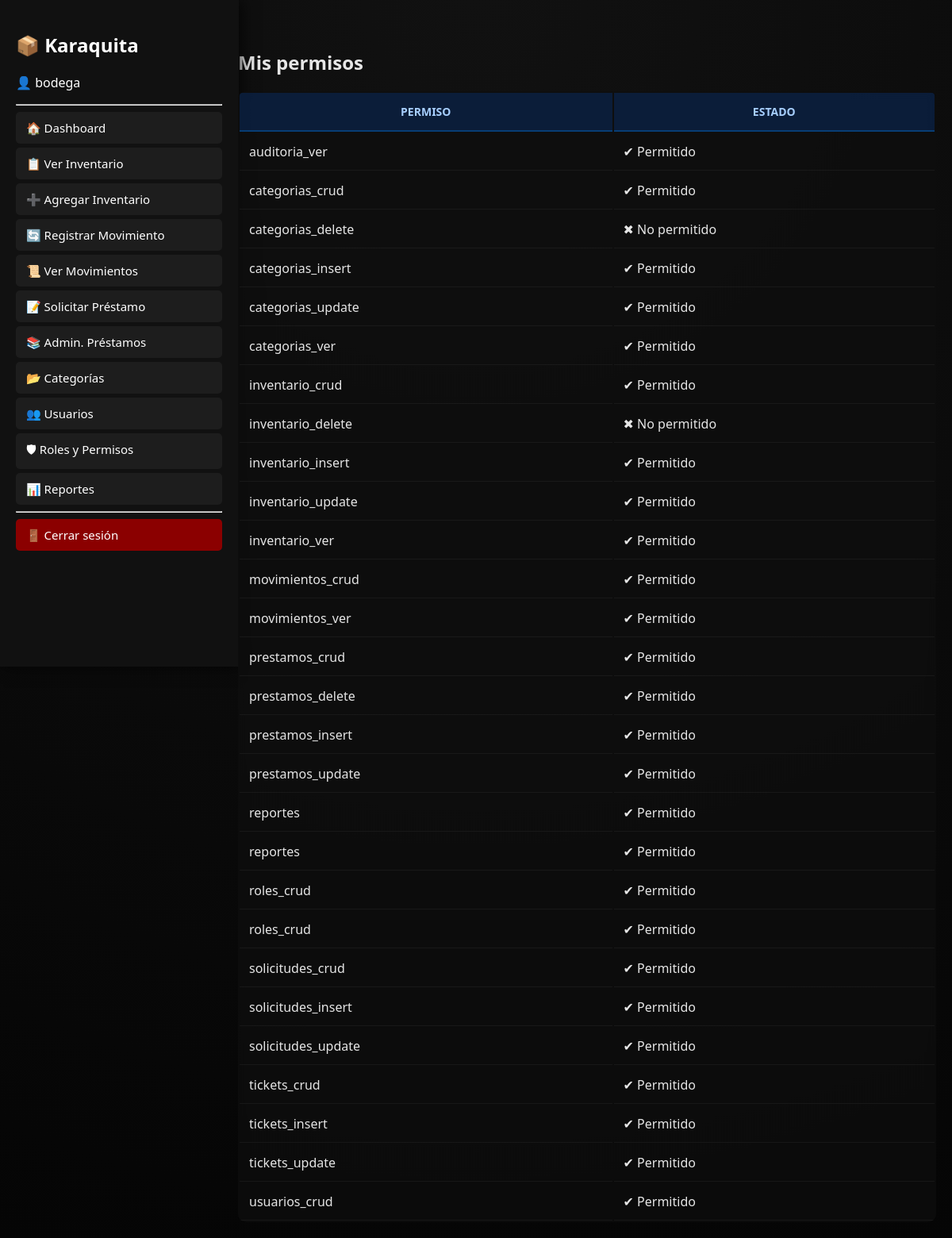
Screenshot of /layout.php?page=mis_permisos (signed in) with the database file from the repository.
### tables this page shows
CREATE TABLE `permisos` (
  `id` int(11) NOT NULL,
  `rol_id` int(11) NOT NULL,
  `accion` varchar(100) NOT NULL,
  `permitido` tinyint(1) DEFAULT 1
);

### mis_permisos.php (the view, shortened to what this page needs)
<?php
require_once 'permisos.php';
$rol = $_SESSION['role_id'];
$stmt = $pdo->prepare("SELECT accion, permitido FROM permisos WHERE rol_id = ? ORDER BY accion");
$stmt->execute([$rol]);
$permisos = $stmt->fetchAll(PDO::FETCH_ASSOC);
?>
<h2>Mis permisos</h2>
<table class="tabla">
    <tr><th>Permiso</th><th>Estado</th></tr>
<?php foreach ($permisos as $p): ?>
    <tr>
        <td><?= htmlspecialchars($p['accion']) ?></td>
        <td><?= $p['permitido'] ? '✔ Permitido' : '✖ No permitido' ?></td>
    </tr>
<?php endforeach; ?>
</table>

### styles.css (style rules this page uses)
body { margin: 0; padding: 0; font-family: "Segoe UI", sans-serif; background: radial-gradient(circle at top, #111, #050505); color: #e6e6e6; min-height: 100vh; display: flex; flex-direction: column; }
table { width: 100%; background: rgba(15,15,15,0.7); border-radius: 10px; overflow: hidden; backdrop-filter: blur(6px); }
th { padding: 14px; background: rgba(0, 100, 255, 0.18); text-transform: uppercase; color: #a7cfff; font-size: 14px; border-bottom: 2px solid rgba(0,140,255,0.3); }
td { padding: 12px; border-bottom: 1px solid rgba(255,255,255,0.05); }

### rows the page displays
permisos: accion "auditoria_ver", permitido "✔ Permitido"
permisos: accion "categorias_crud", permitido "✔ Permitido"
permisos: accion "categorias_delete", permitido "✖ No permitido"
permisos: accion "categorias_insert", permitido "✔ Permitido"
permisos: accion "categorias_update", permitido "✔ Permitido"
permisos: accion "categorias_ver", permitido "✔ Permitido"
permisos: accion "inventario_crud", permitido "✔ Permitido"
permisos: accion "inventario_delete", permitido "✖ No permitido"
permisos: accion "inventario_insert", permitido "✔ Permitido"
permisos: accion "inventario_update", permitido "✔ Permitido"
permisos: accion "inventario_ver", permitido "✔ Permitido"
permisos: accion "movimientos_crud", permitido "✔ Permitido"
permisos: accion "movimientos_ver", permitido "✔ Permitido"
permisos: accion "prestamos_crud", permitido "✔ Permitido"
permisos: accion "prestamos_delete", permitido "✔ Permitido"
permisos: accion "prestamos_insert", permitido "✔ Permitido"
permisos: accion "prestamos_update", permitido "✔ Permitido"
permisos: accion "reportes", permitido "✔ Permitido"
permisos: accion "reportes", permitido "✔ Permitido"
permisos: accion "roles_crud", permitido "✔ Permitido"
permisos: accion "roles_crud", permitido "✔ Permitido"
permisos: accion "solicitudes_crud", permitido "✔ Permitido"
permisos: accion "solicitudes_insert", permitido "✔ Permitido"
permisos: accion "solicitudes_update", permitido "✔ Permitido"
permisos: accion "tickets_crud", permitido "✔ Permitido"
permisos: accion "tickets_insert", permitido "✔ Permitido"
permisos: accion "tickets_update", permitido "✔ Permitido"
permisos: accion "usuarios_crud", permitido "✔ Permitido"

### other values shown
$usuario "bodega"
